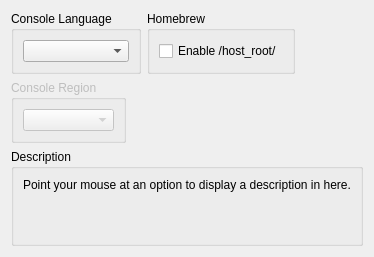
     <widget class="QWidget" name="systemTab">
      <attribute name="title">
       <string>System</string>
      </attribute>
      <layout class="QVBoxLayout" name="verticalLayout_37">
       <item>
        <layout class="QHBoxLayout" name="horizontalLayout_14" stretch="1,1,1">
         <item>
          <widget class="QGroupBox" name="groupBox_34">
           <property name="title">
            <string>Console Language</string>
           </property>
           <layout class="QVBoxLayout" name="verticalLayout_34">
            <item>
             <widget class="QComboBox" name="sysLangBox"/>
            </item>
           </layout>
          </widget>
         </item>
         <item>
          <widget class="QGroupBox" name="groupBox">
           <property name="title">
            <string>Homebrew</string>
           </property>
           <layout class="QVBoxLayout" name="verticalLayout_35">
            <item>
             <widget class="QCheckBox" name="enableHostRoot">
              <property name="text">
               <string>Enable /host_root/</string>
              </property>
             </widget>
            </item>
           </layout>
          </widget>
         </item>
         <item>
          <spacer name="horizontalSpacer_4">
           <property name="orientation">
            <enum>Qt::Horizontal</enum>
           </property>
           <property name="sizeType">
            <enum>QSizePolicy::MinimumExpanding</enum>
           </property>
           <property name="sizeHint" stdset="0">
            <size>
             <width>0</width>
             <height>0</height>
            </size>
           </property>
          </spacer>
         </item>
        </layout>
       </item>
       <item>
        <layout class="QHBoxLayout" name="horizontalLayout_15" stretch="1,1,1">
         <item>
          <widget class="QGroupBox" name="groupBox_33">
           <property name="enabled">
            <bool>false</bool>
           </property>
           <property name="title">
            <string>Console Region</string>
           </property>
           <layout class="QVBoxLayout" name="verticalLayout_36">
            <item>
             <widget class="QComboBox" name="comboBox_12"/>
            </item>
           </layout>
          </widget>
         </item>
         <item>
          <widget class="QWidget" name="widget_4" native="true"/>
         </item>
         <item>
          <spacer name="horizontalSpacer_5">
           <property name="orientation">
            <enum>Qt::Horizontal</enum>
           </property>
           <property name="sizeType">
            <enum>QSizePolicy::MinimumExpanding</enum>
           </property>
           <property name="sizeHint" stdset="0">
            <size>
             <width>0</width>
             <height>0</height>
            </size>
           </property>
          </spacer>
         </item>
        </layout>
       </item>
       <item>
        <spacer name="verticalSpacer_8">
         <property name="orientation">
          <enum>Qt::Vertical</enum>
         </property>
         <property name="sizeType">
          <enum>QSizePolicy::MinimumExpanding</enum>
         </property>
         <property name="sizeHint" stdset="0">
          <size>
           <width>0</width>
           <height>0</height>
          </size>
         </property>
        </spacer>
       </item>
       <item>
        <widget class="QGroupBox" name="groupBox_61">
         <property name="title">
          <string>Description</string>
         </property>
         <layout class="QHBoxLayout" name="horizontalLayout_13">
          <item>
           <widget class="QLabel" name="description_system">
            <property name="text">
             <string>Point your mouse at an option to display a description in here.


</string>
            </property>
            <property name="textFormat">
             <enum>Qt::PlainText</enum>
            </property>
            <property name="alignment">
             <set>Qt::AlignLeading|Qt::AlignLeft|Qt::AlignTop</set>
            </property>
            <property name="wordWrap">
             <bool>true</bool>
            </property>
           </widget>
          </item>
         </layout>
        </widget>
       </item>
      </layout>
     </widget>
